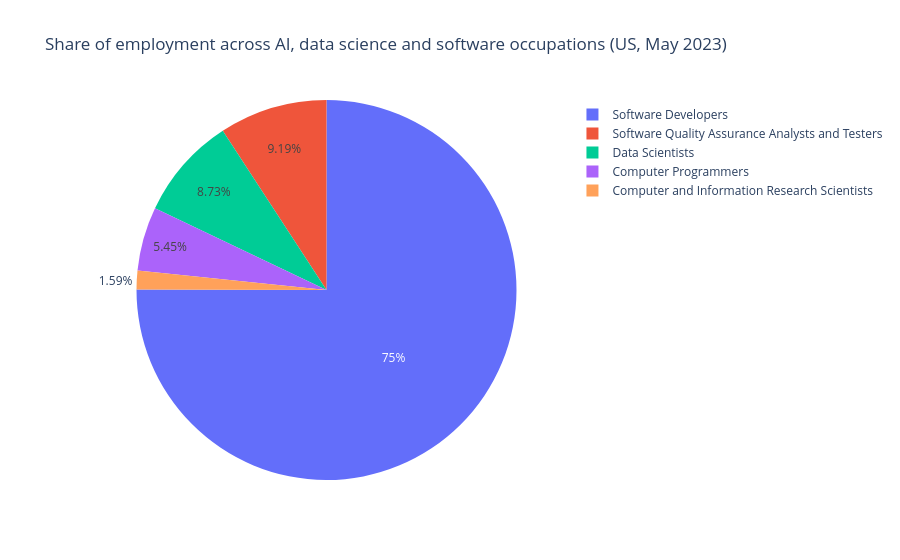

The code cell stored with this chart in its notebook:
### Code cell
#Pie chart: % of employees in each occupation
fig_pie = px.pie(
    national_fields,
    names = "OCC_TITLE", 
    values = "TOT_EMP",
    title = "Share of employment across AI, data science and software occupations (US, May 2023)",
    labels = {"TOT_EMP" : "Number of employees ", "OCC_TITLE": "Field", "A_MEDIAN" : "Median pay"},
    hover_data = ["A_MEDIAN"]
)
fig_pie.show()

### Figure 1 — Plotly figure (JSON) as saved in the notebook; plotly's stock layout.template omitted (floating-point values rounded to 4 significant figures)
{"data": [{"customdata": [[145080], [99700], [132270], [101800], [108020]], "domain": {"x": [0, 1], "y": [0, 1]}, "hovertemplate": "Field=%{label}<br>Number of employees =%{value}<br>Median pay=%{customdata[0]}<extra></extra>", "labels": ["Computer and Information Research Scientists", "Computer Programmers", "Software Developers", "Software Quality Assurance Analysts and Testers", "Data Scientists"], "legendgroup": "", "name": "", "showlegend": true, "type": "pie", "values": [35210, 120370, 1656880, 203040, 192710]}], "layout": {"legend": {"tracegroupgap": 0}, "title": {"text": "Share of employment across AI, data science and software occupations (US, May 2023)"}}}
